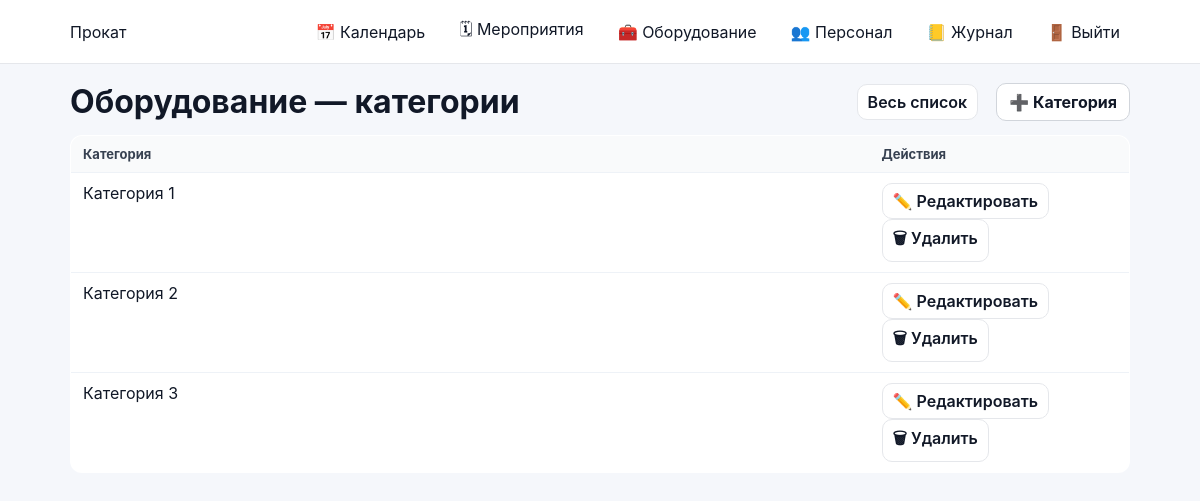
Before: /equipment/categories/ (signed in) with the older database file.
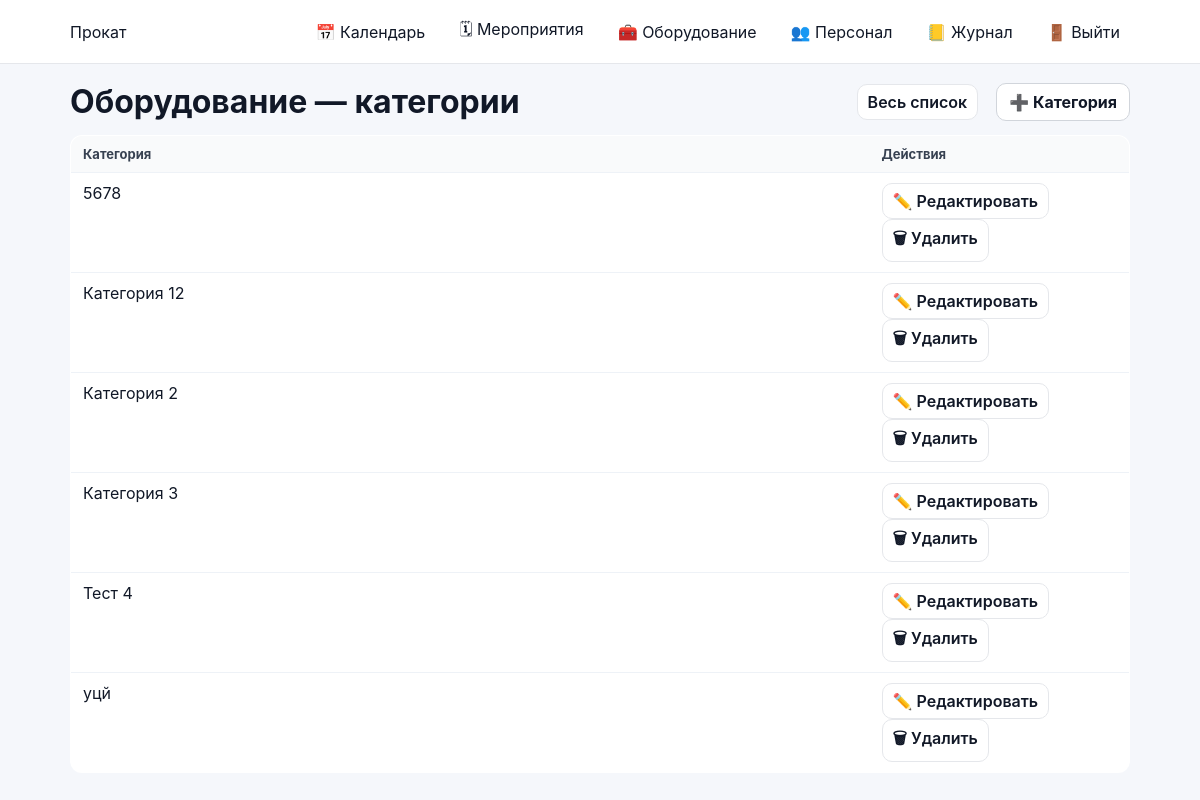
After: the same page with the newer database file.
### inventory/models.py (models this page shows, shortened)
class EquipmentCategory(models.Model):
    name = models.CharField(max_length=100, unique=True)

### inventory/views.py (the view)
# urls.py: path("equipment/categories/", views.equipment_list_categories_view, name="equipment_list_categories"),
@login_required
def equipment_list_categories_view(request):
    categories = EquipmentCategory.objects.order_by("name")
    return render(request, "inventory/equipment_list_categories.html", {
        "categories": categories,
        "can_manage": can_edit_inventory(request.user),
    })

### accounts/context_processors.py (called while the page is built)
def authz_flags(request):
    user = getattr(request, "user", None)
    return {
        "is_manager": is_manager(user),
        "is_senior_engineer": is_senior_engineer(user),
        "is_engineer": is_engineer(user),
        "can_manage_staff": can_manage_staff(user),
        "can_edit_event_card": can_edit_event_card(user),
        "can_edit_event_equipment": can_edit_event_equipment(user),
        "can_edit_inventory": can_edit_inventory(user),
    }

### accounts/permissions.py (called while the page is built)
def _in_group(user, group_name: str) -> bool:
    if not user or not user.is_authenticated:
        return False
    return user.groups.filter(name=group_name).exists()

def is_super(user) -> bool:
    return bool(user and user.is_authenticated and getattr(user, "is_superuser", False))

def is_manager(user) -> bool:
    return is_super(user) or _in_group(user, ROLE_MANAGER)

def is_senior_engineer(user) -> bool:
    return is_super(user) or _in_group(user, ROLE_SENIOR)

def is_engineer(user) -> bool:
    return is_super(user) or _in_group(user, ROLE_ENGINEER)

def can_manage_staff(user) -> bool:
    return is_manager(user)

def can_edit_event_card(user) -> bool:
    return is_manager(user)

### inventory/templates/inventory/equipment_list_categories.html
{% extends "base.html" %}
{% block content %}
<div class="toolbar">
  <h1 style="margin:0;">Оборудование — категории</h1>
  <div style="display:flex; gap:10px; align-items:center;">
    <a class="btn-secondary" href="{% url 'equipment_list_all' %}">Весь список</a>
    {% if can_manage %}
      <a class="btn" href="{% url 'category_add' %}">➕ Категория</a>
    {% endif %}
  </div>
</div>
<table class="list-table">
  <thead>
    <tr>
      <th>Категория</th>
      {% if can_manage %}
        <th style="width:260px;">Действия</th>
      {% endif %}
    </tr>
  </thead>
  <tbody>
    {% for c in categories %}
      <tr>
        <td>
          <a href="{% url 'equipment_category_detail' c.id %}">{{ c.name }}</a>
        </td>
        {% if can_manage %}
          <td>
            <a class="btn-secondary" href="{% url 'category_edit' c.id %}">✏️ Редактировать</a>
            <a class="btn-secondary" href="{% url 'category_delete' c.id %}">🗑 Удалить</a>
          </td>
        {% endif %}
      </tr>
    {% empty %}
      <tr><td colspan="2">Категорий пока нет</td></tr>
    {% endfor %}
  </tbody>
</table>
{% endblock %}

Changed rows visible on the page:
added EquipmentCategory: name "5678"
changed EquipmentCategory: name "Категория 1" → "Категория 12"
added EquipmentCategory: name "Тест 4"
added EquipmentCategory: name "уцй"
